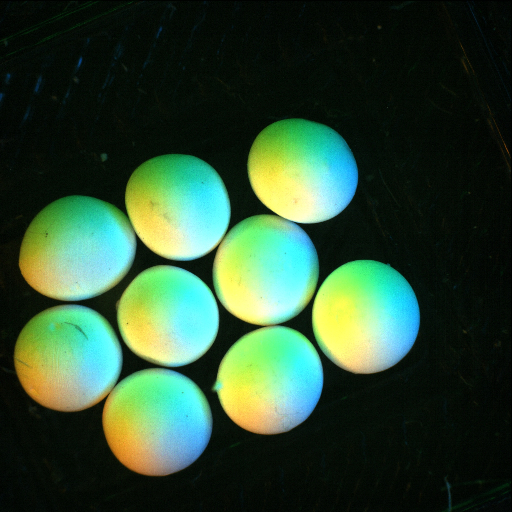
#> input picture resize.bmp, 512 x 512 px
$ python BilateralFilter_Sobel_Canny2.py   (older library calls are emulated)
#> lines starting #> are read from the running program, lines starting #| are printed output that depends on the picture; after the words box and inside, x2 and y2 are one past the last pixel; in counts of white or black regions, pixels touching at a corner belong together; long printed decimals are rounded
import numpy as np
import statistics
import math
import cv2
from scipy import fftpack
from numpy import zeros
import matplotlib.pyplot as plt

#####################################################################
# The original image
#####################################################################

# read image
img = plt.imread('resize.bmp')
#> img is the input picture: shape (512, 512, 3); mean R, G, B 47.5, 76.2, 52.3
img =cv2.resize(img,(200,200))
#> img: shape (200, 200, 3)
#bilateral_filtered_image = cv2.bilateralFilter(img, 5, 175, 175)

img = img/255
thold = 15
plt.figure()
plt.title('Raw')
plt.imshow(img)

# [4 lines of commented-out code are left out]

width, height, channels = img.shape
#> width = 200; height = 200; channels = 3

imga = zeros([width,height,3])
cannyImage = zeros([width,height])
imgDir = zeros([width,height])
imgSobl = imga

t = imga[1,1]
#> t = [0, 0, 0]
sobelX =[[-1.0,0.0,1.0],[-2.0,0.0,2.0],[-1.0,0.0,1.0]]
sobelY =[-1.0,-2.0,-1.0],[0.0,0.0,0.0],[1.0,2.0,1.0]
cannyArray = zeros([3,3])
imgSob = 0.0
tS =0.0
tSx = tS
tSy = tS

tr = t
#> tr = [0, 0, 0]

mat = 5
mp =1+(int)(mat/2)
ta = zeros([mat,mat,3])
#plt.figure()
#plt.imshow(imga)
#####################################################################
# Prepare an Gaussian convolution kernel
#####################################################################

# First a 1-D  Gaussian
t = np.linspace(-mat, mat, mat)  # esecentialy for loop starting at -10 ending at 10 with 30 steps

bump = np.exp(-0.1*t**2)  # Used to generate line that erodes in an expodential patern -10 to + 10 building a bell curve
bump /= np.trapz(bump) # normalize the integral to 1

#print ('bump',bump)

# make a 2-D kernel out of it
kernel = bump[:, np.newaxis] * bump[np.newaxis, :]

#print ('kernel',kernel)
for xk in range (0,(mat-1), 1):  # nested loop to parce through raw image
	for yk in range (0,(mat-1), 1):
		ta[xk,yk,0] = kernel[xk,yk]
		ta[xk,yk,1] = kernel[xk,yk]
		ta[xk,yk,2] = kernel[xk,yk]

for h in range (0,(height-1), 1):  # nested loop to parce through raw image
	for w in range (0,(width-1), 1):
		img[h,w] = (img[h,w,0] + img[h,w,1] + img[h,w,2])/3
#		print(img[h,w])
		if img[h,w,0] < 0.02:
			img[h,w] = [0,0,0]

for h in range (mp,(height-mp), 1):  # nested loop to parce through raw image
	for w in range (mp,(width-mp), 1):
		tr = img[h,w]
#		trAvg = (tr[0]+tr[1]+tr[2])/3
		if tr[0] > 0.0:
			for xk in range (0,(mat-1), 1):  # nested loop to parce through raw image
				for yk in range (0,(mat-1), 1):
					intPixel = ((img[(h+(xk-mp)),(w+(yk-mp)),0])+(img[(h+(xk-mp)),(w+(yk-mp)),1])+(img[(h+(xk-mp)),(w+(yk-mp)),2]))/3
#					if (intPixel -(thold/255)) <= trAvg <= (intPixel + (thold/255)):
					t[0] += img[(h+(xk-mp)),(w+(yk-mp)),0]*ta[xk,yk,0]
					t[1] += img[(h+(xk-mp)),(w+(yk-mp)),1]*ta[xk,yk,1]
					t[2] += img[(h+(xk-mp)),(w+(yk-mp)),2]*ta[xk,yk,2]
# [4 lines of commented-out code are left out]
		else:
			t[0] = 0
			t[1] = 0
			t[2] = 0

#		print(intPixel)
		imga[h,w,0] = t[0]
		imga[h,w,1] = t[1]
		imga[h,w,2] = t[2]
		t[0] = 0
		t[1] = 0
		t[2] = 0
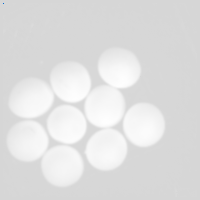
#> imga: shape (200, 200, 3) float64; mean R, G, B 0.225, 0.225, 0.225; drawn with min black and max white
#> after the loop, t = [0, 0, 0, 2.5, 5]

plt.figure()
plt.imshow(imga)
plt.title('Bilateral filter')

imga1 = np.uint8(imga*255)
cv2.imshow('Filtered Image ', imga1)
#cv2.waitKey(0)
for h in range (1,(height-2), 1):  # Sobel filter
	for w in range (1,(width-2), 1):
		if imga[h,w,0] > 0.0:
#			tS = imga1[h,w,0]
			for xk in range (0,3,1):  # nested loop to parce through raw image
				for yk in range (0,3,1):
					tSx+=((sobelX[xk][yk])*imga1[((h-1)+xk),((w-1)+yk),0])
					tSy+=((sobelY[xk][yk])*imga1[((h-1)+xk),((w-1)+yk),0])
			tS =math.sqrt(tSx*tSx + tSy*tSy)
#			print('tS :',tS)
#			tSx = abs(tSx)
#			tSy = abs(tSy)
			if tS >76:
				imgSobl[h,w] =[tS,tS,tS]
#				if tSx > 0.0:
				dirE = ((math.atan(tSy/tSx))*180/(math.pi))
#					print('Dir:',dirE)
				if dirE < 0:
					dirE = dirE + 180
#				print('Dir:',dirE)
				dirE = 180-dirE
				imgDir[h,w] = dirE
			else:
				imgSobl[h,w] = [0,0,0]
		tS = 0.0
		tSx = 0.0
		tSy = 0.0
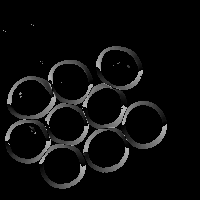
#> imgDir: shape (200, 200) float64; min 0, max 180, mean 11.5
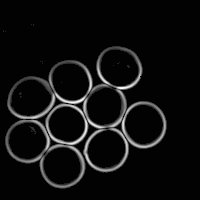
#> imgSobl: shape (200, 200, 3) float64; mean R, G, B 31.5, 31.5, 31.5; drawn with min black and max white

cv2.imwrite('sobel.jpg',imgSobl)
cv2.imwrite('dirE.jpg',imgDir)

for h in range (1,(height-2), 1):  # Canny filter
	for w in range (1,(width-2), 1):
		dirE = imgDir[h,w]
		maxPoint = True
		curPoint = imgSobl[h,w,0]
		if curPoint > 0.0:
			if 22.5 < dirE <= 67.5:
#				print('B',dirE)
				if (imgSobl[h-1,w+1,0] >= curPoint):
					maxPoint = False
				if (curPoint <= imgSobl[h+1,w-1,0]):
					maxPoint = False
			elif 67.5 < dirE <=122.5:
#				print('C :',dirE,)
				if (imgSobl[h-1,w,0] >= curPoint):
					maxPoint = False
				if (curPoint <= imgSobl[h+1,w,0]):
					maxPoint = False
			elif 122.5 < dirE <= 157.5:
#				print('D',dirE)
				if (imgSobl[h-1,w-1,0] >= curPoint):
					maxPoint = False
				if (curPoint <= imgSobl[h+1,w+1,0]):
					maxPoint = False
			else:
#				print('A',dirE)
				if (imgSobl[h,w-1,0] >= curPoint):
					maxPoint = False
				if (curPoint <= imgSobl[h,w+1,0]):
					maxPoint = False

			if maxPoint:
				cannyImage[h,w] = 255
				if 22.5 <dirE <= 67.5:
					print('Current point',dirE)
#> this loop made 197 passes
#> (printed output is left out)
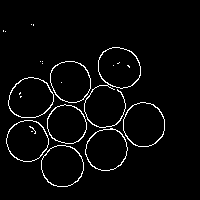
#> cannyImage: shape (200, 200) float64; 3.4% white in thin lines or dots, all inside (x1, y1, x2, y2) = (3, 24, 165, 187)

# [6 lines of commented-out code are left out]
cv2.imshow('Edge Sobel',imgSobl/255)
#cv2.waitKey(0)
#imgSobl = imgSobl/255
plt.figure()
plt.imshow(cannyImage/255)
cv2.imwrite('cannyImage.jpg',cannyImage);
plt.title('Canny Filter')
plt.figure()
plt.imshow(imgDir/255)
plt.title('ImageDir')
print('D-type: ',cannyImage.dtype)
print('Shape: ',cannyImage.shape)
cannyImage = cannyImage.astype(np.uint8)
# [4 lines of commented-out code are left out]
_, contours, _= cv2.findContours(cannyImage, cv2.RETR_TREE, cv2.CHAIN_APPROX_SIMPLE)
#> contours = 31 contours, 15 with area under 20; largest, box (x1, y1, x2, y2) and area: (123, 102, 165, 147) 1445, (123, 102, 165, 147) 1410, (8, 77, 54, 118) 1406, (84, 47, 141, 128) 1384, (41, 145, 84, 187) 1374
contour_list = []
ellipse_list = []
size = 0.0
standardDev = 0.0
meanSize = 0.0
cumeccent = 0.0
meanCumeccent = 0.0
sizeArray = []
cnt = contours[0]
#> cnt = contour of 60 points, box (x1, y1, x2, y2) (41, 145, 84, 187), area 1374
i = 0
for contour in contours:
	i+=1
	approx = cv2.approxPolyDP(contour,0.01*cv2.arcLength(contour,True),True)
	area = cv2.contourArea(contour)
	if ((area > 30)):
		# (len(approx) > 8) & (len(approx) < 23)
		contour_list.append(contour)
		ellipse = cv2.fitEllipse(contour)
		(x,y),(ma, MA), angle = ellipse
		if (MA/ma < 1.5):

			print('Area: ', area)
			print ('X', x)
			print ('Y',y)
			print ('Number:',i)
			cv2.ellipse(img,ellipse,(0,255,0))
			cv2.putText(img,str(i),(int(x),int(y)),
				cv2.FONT_HERSHEY_SIMPLEX, 1.0, (0, 0, 255), 2)
			size += (ma+MA)
			cumeccent += (MA/ma)
			sizeArray.append(ma+MA)
#> this loop made 31 passes
#> (area, x, y, ma, MA, angle, size, cumeccent) on passes 1, 2, 3, 4, 5, 6, 9, 10, 11, 12, 13, 14: (1374, 61.96, 165.6, 41.71, 42.24, 90.38, 83.95, 1.01), (1346, 61.96, 165.6, 41.18, 41.77, 111.9, 166.9, 2.03), (1364, 106.2, 149.2, 40.49, 43.19, 39.57, 250.6, 3.09), (1330, 106.1, 149.2, 40.17, 42.48, 38.42, 333.2, 4.15), (1338.5, 26.9, 140.4, 41.14, 41.39, 60.24, 415.8, 5.16), (1307, 26.83, 140.4, 40.83, 40.87, 163.6, 497.5, 6.16), (1200.5, 66.3, 124, 38.36, 40.14, 125, 576, 7.2), (1170.5, 66.32, 124, 37.76, 39.7, 132.2, 653.4, 8.26), (1445, 143.6, 124.3, 41.65, 44.41, 177.9, 739.5, 9.32), (1410, 143.5, 124.4, 41.06, 44.13, 174.8, 824.7, 10.4), (1406, 30.15, 97.9, 39.95, 45.07, 67.45, 909.7, 11.53), (1372, 30.18, 97.95, 39.68, 44.28, 66.49, 993.7, 12.64)
#> (area, x, y, ma, MA, angle) on pass 23: (1384.5, 110.9, 87.75, 40.62, 93.99, 18.68)
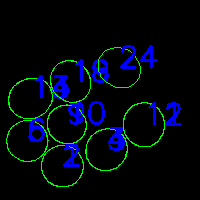
#> img: shape (200, 200, 3) float64; mean R, G, B 0.2, 7.4, 15.1
#> after the loop, contour_list = 16 contours; largest, box (x1, y1, x2, y2) and area: (123, 102, 165, 147) 1445, (123, 102, 165, 147) 1410, (8, 77, 54, 118) 1406, (84, 47, 141, 128) 1384, (41, 145, 84, 187) 1374; cumeccent = 16; i = 31; size = 1240; sizeArray = [83.95, 82.95, 83.69, 82.65, 82.53, 81.71, 78.5, 77.46, 86.06, 85.19, 85.02, 83.96, 82.23, 81.37, 82.7]
#			print(MA/ma)
#cv2.drawContours(rawImage, contour_list,  -1, (255,0,0), 2)
cv2.imshow('Objects Detected',img)
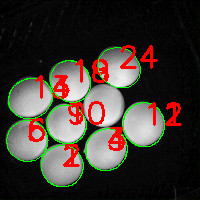
#> window 'Objects Detected': shape (200, 200, 3); mean B, G, R 48.1, 55.4, 63
meanSize =5.4*(size/i)
#> meanSize = 216
meanCumeccent = cumeccent/i
#> meanCumeccent = 0.516
mat = np.array(sizeArray)
#> mat has the same summary as sizeArray
standardDev = statistics.stdev(mat)
#> standardDev = 2.32

# [8 lines of commented-out code are left out]
print('Mean Size =', meanSize)
print('Mean Eccentricity =', meanCumeccent)
print('Standard Deviation  =', standardDev*5.4)
print(mat)

plt.show()
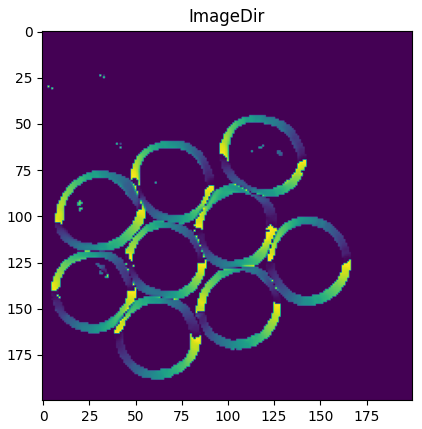
#> figure drawn by matplotlib, 1 panel

$ run again, with circle.jpg saved as resize.bmp
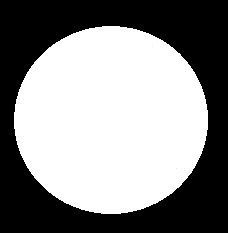
#> input picture circle.jpg, 228 x 233 px
#> img is the input picture: shape (233, 228, 3); min 0, max 255, mean 137.3
#> after the loop `for h in range (mp,(height-mp), 1):`: t = [0, 0, 0, 2.5, 5]
#> the loop `for h in range (1,(height-2), 1):` made 197 passes
#| Current point 64.221
#| Current point 64.090
#| Current point 66.045
#| Current point 66.866
#| Current point 63.012
#| Current point 63.802
#> (further printed lines are left out)
#> after the loop `for h in range (1,(height-2), 1):`:
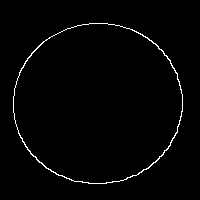
#> cannyImage: shape (200, 200) float64; 1.6% white in thin lines or dots, all inside (x1, y1, x2, y2) = (13, 23, 183, 184)
#> contours = 2 contours; box (x1, y1, x2, y2) and area: (13, 23, 183, 184) 21328, (13, 23, 183, 184) 21178
#> cnt = contour of 240 points, box (x1, y1, x2, y2) (13, 23, 183, 184), area 21328
#> the loop `for contour in contours:` made 2 passes
#> (i, area, x, y, ma, MA, angle, size) on passes 1 to 2: (1, 21327.5, 97.37, 103.1, 160.4, 169.3, 85.59, 329.7), (2, 21178.5, 97.28, 103, 159.9, 168.5, 86.41, 658.1)
#> after the loop `for contour in contours:`: contour_list has the same summary as contours; cumeccent = 2.11; i = 2; size = 658.1; sizeArray = [329.7, 328.4]
#> meanSize = 1776.9
#> meanCumeccent = 1.05
#> mat = [329.7, 328.4]
#> standardDev = 0.922
#> `plt.show()`:
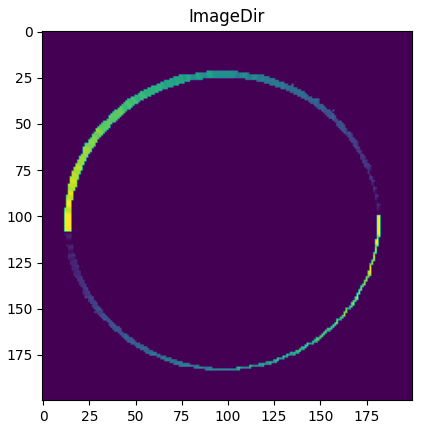
#> figure drawn by matplotlib, 1 panel
